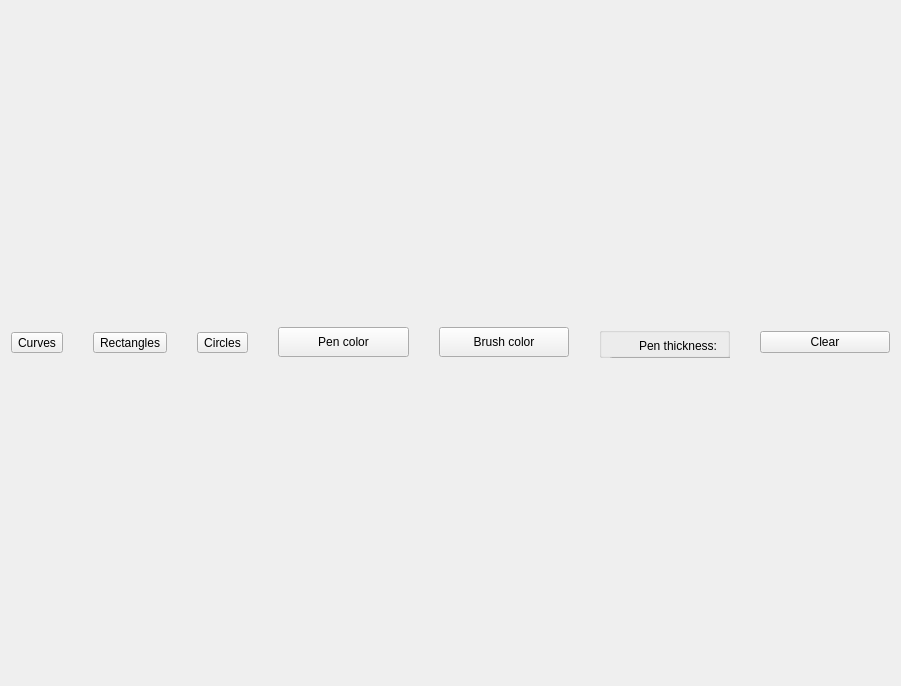
<?xml version="1.0" encoding="UTF-8"?>
<ui version="4.0">
 <class>Form</class>
 <widget class="QWidget" name="Form">
  <property name="geometry">
   <rect>
    <x>0</x>
    <y>0</y>
    <width>901</width>
    <height>686</height>
   </rect>
  </property>
  <property name="windowTitle">
   <string>Drawing</string>
  </property>
  <property name="styleSheet">
   <string notr="true"/>
  </property>
  <layout class="QVBoxLayout" name="verticalLayout">
   <item>
    <layout class="QVBoxLayout" name="verticalLayout_2">
     <item>
      <layout class="QHBoxLayout" name="horizontalLayout">
       <property name="spacing">
        <number>30</number>
       </property>
       <item>
        <widget class="QToolButton" name="toolButton_Lines">
         <property name="autoFillBackground">
          <bool>false</bool>
         </property>
         <property name="styleSheet">
          <string notr="true">

toolButton_Lines{
background-image: url(:/res/Icons/curve_line-icon.png);
border-style:outset;
}

toolButton_Lines:checked{
border-style:inset;
}</string>
         </property>
         <property name="text">
          <string>Curves</string>
         </property>
         <property name="iconSize">
          <size>
           <width>30</width>
           <height>30</height>
          </size>
         </property>
         <property name="checkable">
          <bool>true</bool>
         </property>
        </widget>
       </item>
       <item>
        <widget class="QToolButton" name="toolButton_rectangle">
         <property name="styleSheet">
          <string notr="true">toolButton_rectangle{
border-style:outset;
}

toolButton_rectangle:checked{
border-style:inset;
}</string>
         </property>
         <property name="text">
          <string>Rectangles</string>
         </property>
         <property name="iconSize">
          <size>
           <width>30</width>
           <height>30</height>
          </size>
         </property>
         <property name="checkable">
          <bool>true</bool>
         </property>
        </widget>
       </item>
       <item>
        <widget class="QToolButton" name="toolButton_Circles">
         <property name="text">
          <string>Circles</string>
         </property>
         <property name="checkable">
          <bool>true</bool>
         </property>
        </widget>
       </item>
       <item>
        <widget class="QPushButton" name="Button_PenColor">
         <property name="minimumSize">
          <size>
           <width>30</width>
           <height>30</height>
          </size>
         </property>
         <property name="text">
          <string>Pen color</string>
         </property>
        </widget>
       </item>
       <item>
        <widget class="QPushButton" name="Button_BrushColor">
         <property name="minimumSize">
          <size>
           <width>30</width>
           <height>30</height>
          </size>
         </property>
         <property name="text">
          <string>Brush color</string>
         </property>
        </widget>
       </item>
       <item>
        <widget class="QGroupBox" name="groupBox">
         <property name="maximumSize">
          <size>
           <width>170</width>
           <height>60</height>
          </size>
         </property>
         <property name="title">
          <string/>
         </property>
         <widget class="QComboBox" name="comboBox">
          <property name="geometry">
           <rect>
            <x>10</x>
            <y>30</y>
            <width>150</width>
            <height>25</height>
           </rect>
          </property>
          <property name="maximumSize">
           <size>
            <width>16777215</width>
            <height>16777215</height>
           </size>
          </property>
          <property name="whatsThis">
           <string>&lt;html&gt;&lt;head/&gt;&lt;body&gt;&lt;p&gt;&lt;br/&gt;&lt;/p&gt;&lt;/body&gt;&lt;/html&gt;</string>
          </property>
          <property name="currentText">
           <string notr="true">3</string>
          </property>
          <item>
           <property name="text">
            <string>3</string>
           </property>
          </item>
          <item>
           <property name="text">
            <string>7</string>
           </property>
          </item>
          <item>
           <property name="text">
            <string>12</string>
           </property>
          </item>
          <item>
           <property name="text">
            <string>20</string>
           </property>
          </item>
          <item>
           <property name="text">
            <string>30</string>
           </property>
          </item>
          <item>
           <property name="text">
            <string>50</string>
           </property>
          </item>
          <item>
           <property name="text">
            <string>70</string>
           </property>
          </item>
         </widget>
         <widget class="QLabel" name="label">
          <property name="geometry">
           <rect>
            <x>40</x>
            <y>10</y>
            <width>81</width>
            <height>17</height>
           </rect>
          </property>
          <property name="maximumSize">
           <size>
            <width>16777215</width>
            <height>16777215</height>
           </size>
          </property>
          <property name="text">
           <string>Pen thickness:</string>
          </property>
         </widget>
        </widget>
       </item>
       <item>
        <widget class="QPushButton" name="pushButton">
         <property name="text">
          <string>Clear</string>
         </property>
        </widget>
       </item>
      </layout>
     </item>
    </layout>
   </item>
  </layout>
 </widget>
 <resources/>
 <connections/>
</ui>
